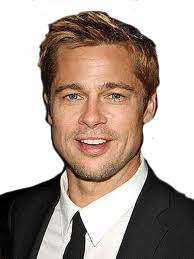
%> input picture eigenFacesmatlab (1)/libi/libi3.jpg, 194 x 259 px, given in place of mic1.JPG, which was not available
$ octave eigenFacesmatlab.m   (GNU Octave 9; MATLAB toolbox functions it lacks are replaced by stand-ins)
%> lines starting %> are read from the running program, lines starting %| are printed output that depends on the picture; pictures that were not available may be replaced by others from this repository, and a replacement may not be noted
%%
clear all, close all; clc;
N=100  ; % image size
M=6  ;% number faces

scrsz = get(0,'Screensize');
ancho = scrsz(3);
alto = scrsz(4);
ancho = round(ancho/3);
alto = round(alto/2)-40;


%% mic1
MC = zeros(N,N,M);
MC = uint8(MC);
for h=1:6
    mic1 = imread(['mic\mic',num2str(h),'.JPG'],'jpg');
%> mic1 is the input picture: size 259x194x3 uint8; mean R, G, B 177.3, 162.2, 152.9
    mic1=rgb2gray(mic1);
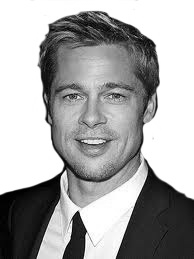
%> mic1: size 259x194 uint8; min 0, max 255, mean 165.7
    mic1=imresize(mic1,[N N] );
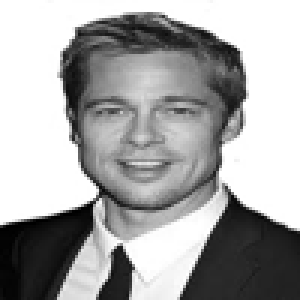
%> mic1: size 100x100 uint8 (shown 3 times larger); min 0, max 255, mean 165.6
    MC(:,:,h) = mic1;
end
%> pass 2 of the loop `for h=1:6`:
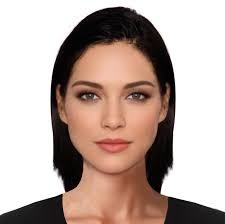
%> input picture eigenFacesmatlab (1)/01.JPG, 225 x 224 px, given in place of mic2.JPG, which was not available
%> mic1 is the input picture: size 224x225x3 uint8; mean R, G, B 187, 168.7, 160.9
%> `mic1=rgb2gray(mic1);`:
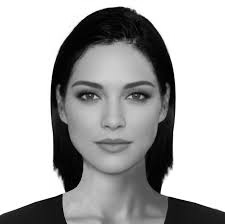
%> mic1: size 224x225 uint8; min 0, max 255, mean 173.3
%> `mic1=imresize(mic1,[N N] );`:
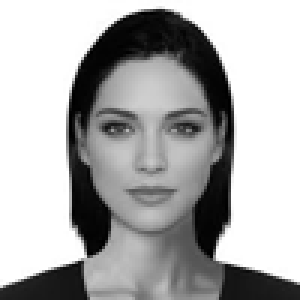
%> mic1: size 100x100 uint8 (shown 3 times larger); min 0, max 255, mean 173.2
%> (the run ends here)
